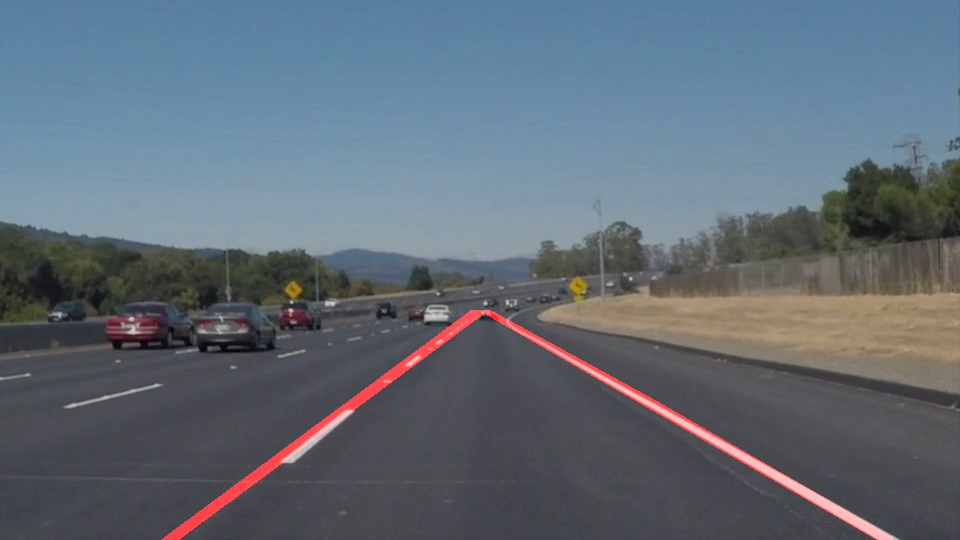
#> input picture solidWhiteCurve.jpg, 960 x 540 px, found by its file name
$ jupyter execute 'Lane Detection (2) (1).ipynb'
#> lines starting #> are read from the running program, lines starting #| are printed output that depends on the picture; after the words box and inside, x2 and y2 are one past the last pixel; in counts of white or black regions, pixels touching at a corner belong together
[cell 1]
import cv2
import numpy as np
import os
from IPython.display import Video, display

## Lane Detection Pipeline

[cell 2]
#Edge Detection
def canny(image):
    gray = cv2.cvtColor(image, cv2.COLOR_BGR2GRAY)
    blur = cv2.GaussianBlur(gray, (5,5), 0)
    edges = cv2.Canny(blur, 50, 150)
    return edges

[cell 3]
#ROI
def region_of_interest(image):
    h, w = image.shape[:2]

    polygon = np.array([[(0, h), (w, h), (w//2, int(h * 0.55))]])
    mask = np.zeros_like(image)
    cv2.fillPoly(mask, polygon, 255)
    return cv2.bitwise_and(image, mask)

[cell 4]
#Extract and Average Hough lines
def average_slope_intercept(image, lines):
    if lines is None:
        return []

    left_fit = []
    right_fit = []

    for line in lines:
        x1, y1, x2, y2 = line.reshape(4)
        slope, intercept = np.polyfit((x1, x2), (y1, y2), 1)

        if slope < 0:
            left_fit.append((slope, intercept))
        else:
            right_fit.append((slope, intercept))

    final_lines = []

    if len(left_fit) > 0:
        avg_left = np.average(left_fit, axis=0)
        final_lines.append(make_coordinates(image, avg_left))

    if len(right_fit) > 0:
        avg_right = np.average(right_fit, axis=0)
        final_lines.append(make_coordinates(image, avg_right))

    return final_lines

[cell 5]
#Slopes to Coordinates
def make_coordinates(image, line_params):
    slope, intercept = line_params
    y1 = image.shape[0]
    y2 = int(y1 * 0.6)

    if slope == 0:
        slope = 0.01

    x1 = int((y1 - intercept) / slope)
    x2 = int((y2 - intercept) / slope)
    return np.array([x1, y1, x2, y2])

[cell 6]
#Lines Display
def display_lines(image, lines):
    line_img = np.zeros_like(image)

    if lines is None or len(lines) == 0:
        return line_img

    for line in lines:
        if line is None:
            continue

        line = np.array(line).flatten()

        if len(line) != 4:
            continue

        x1, y1, x2, y2 = line

        try:
            cv2.line(line_img, (int(x1), int(y1)), (int(x2), int(y2)), (0,255,0), 8)
        except:
            continue

    return line_img

[cell 7]
#lane Detection Pipeline
def pipeline(image):
    edges = canny(image)
    cropped = region_of_interest(edges)

    lines = cv2.HoughLinesP(cropped, rho=2, theta=np.pi/180, threshold=20, minLineLength=20, maxLineGap=200)
    averaged = average_slope_intercept(image, lines)
    line_img = display_lines(image, averaged)
    combo = cv2.addWeighted(image, 0.8, line_img, 1, 1)

    return combo

[cell 8]
#Image Processing
from matplotlib import pyplot as plt
import os

input_img = r"C:\PERSONAL\Bala\Bala_MTECH\3 rd sem\Internship\SelfDriving\Input Images\solidWhiteCurve.jpg"
output_img = r"C:\PERSONAL\Bala\Bala_MTECH\3 rd sem\Internship\SelfDriving\LaneDetection\Output.jpg"

img = cv2.imread(input_img)
#> img is the input picture: shape (540, 960, 3); mean B, G, R 118.4, 107.6, 97.2
result = pipeline(img)
#> in canny, `gray = cv2.cvtColor(image, cv2.COLOR_BGR2GRAY)`:
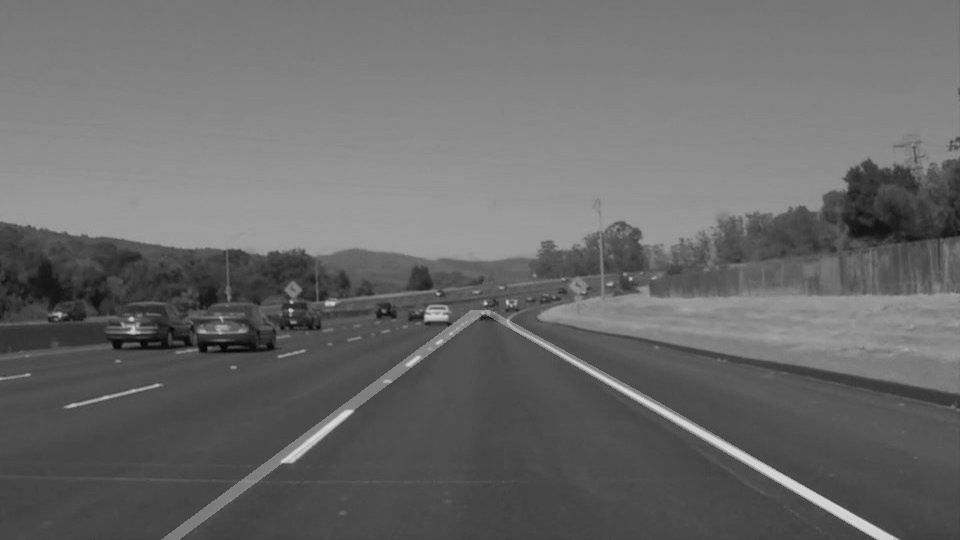
#> gray: shape (540, 960); min 3, max 220, mean 105.7
#> in canny, `edges = cv2.Canny(blur, 50, 150)`:
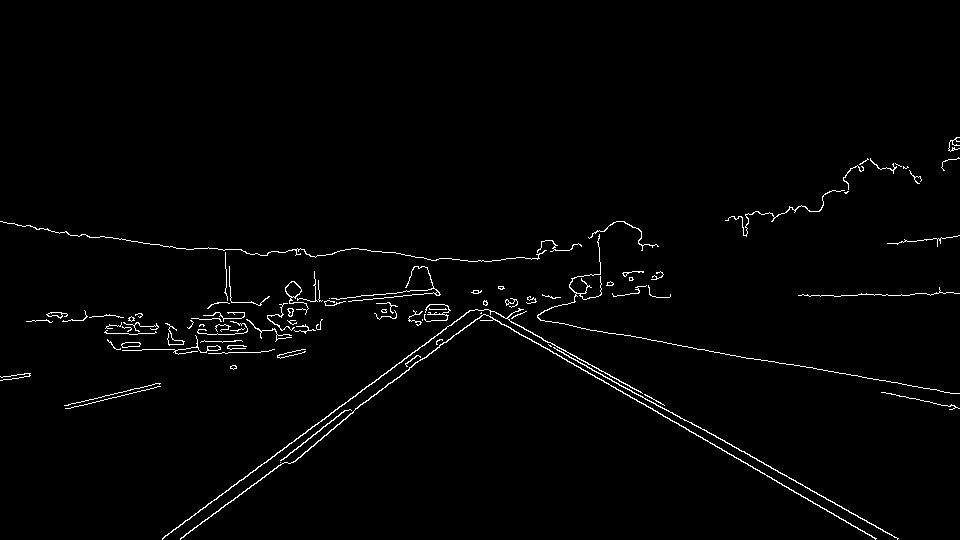
#> edges: shape (540, 960); 1.6% white in thin lines or dots, all inside (x1, y1, x2, y2) = (0, 137, 960, 540)
#> in region_of_interest, `cv2.fillPoly(mask, polygon, 255)`: mask: shape (540, 960); 22.5% white; 1 white region, box (x1, y1, x2, y2) and area: (1, 297, 960, 540) 116877
#> in region_of_interest, `return cv2.bitwise_and(image, mask)`:
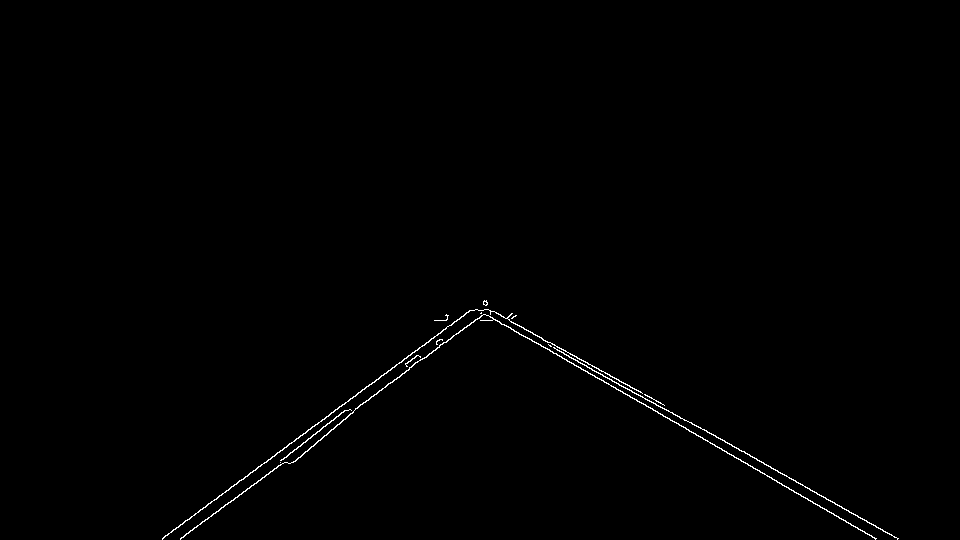
#> returned value: shape (540, 960); 0.52% white in thin lines or dots, all inside (x1, y1, x2, y2) = (162, 300, 899, 540)
#> in pipeline, `lines = cv2.HoughLinesP(cropped, rho=2, theta=np.pi/180, threshold=20,..`: lines = 27 rows, first 6: [479, 310, 875, 538], [331, 412, 484, 300], [484, 309, 898, 538], [183, 537, 486, 309], [483, 304, 664, 405], [165, 535, 486, 302]
#> the loop in average_slope_intercept, `for line in lines:` made 27 passes
#> (x1, y1, x2, y2, slope, intercept) on passes 1 to 12: (479, 310, 875, 538, 0.576, 34.21), (331, 412, 484, 300, -0.732, 654.3), (484, 309, 898, 538, 0.553, 41.28), (183, 537, 486, 309, -0.752, 674.7), (483, 304, 664, 405, 0.558, 34.48), (165, 535, 486, 302, -0.726, 654.8), (293, 462, 483, 314, -0.779, 690.2), (330, 430, 483, 310, -0.784, 688.8), (180, 539, 486, 300, -0.781, 679.6), (300, 435, 487, 304, -0.701, 645.2), (492, 311, 656, 401, 0.549, 41), (426, 357, 480, 313, -0.815, 704.1)
#> after the loop in average_slope_intercept, `for line in lines:`: left_fit = 18 items, first 6: (-0.732, 654.3), (-0.752, 674.7), (-0.726, 654.8), (-0.779, 690.2), (-0.784, 688.8), (-0.781, 679.6); right_fit = [(0.576, 34.21), (0.553, 41.28), (0.558, 34.48), (0.549, 41), (0.574, 29.69), (0.58, 31.28), (0.557, 37.71), (0.587, 25.7), (0.577, 33.81)]
#> in average_slope_intercept, `avg_left = np.average(left_fit, axis=0)`: avg_left = [-0.734, 666.1]
#> in make_coordinates, `slope, intercept = line_params`: slope = -0.734; intercept = 666.1
#> in make_coordinates, `x1 = int((y1 - intercept) / slope)`: x1 = 171
#> in make_coordinates, `x2 = int((y2 - intercept) / slope)`: x2 = 465
#> in average_slope_intercept, `avg_right = np.average(right_fit, axis=0)`: avg_right = [0.568, 34.35]
#> in pipeline, `averaged = average_slope_intercept(image, lines)`: averaged = [[171, 540, 465, 324], [890, 540, 510, 324]]
#> the loop in display_lines, `for line in lines:` made 2 passes
#> in pipeline, `combo = cv2.addWeighted(image, 0.8, line_img, 1, 1)`:
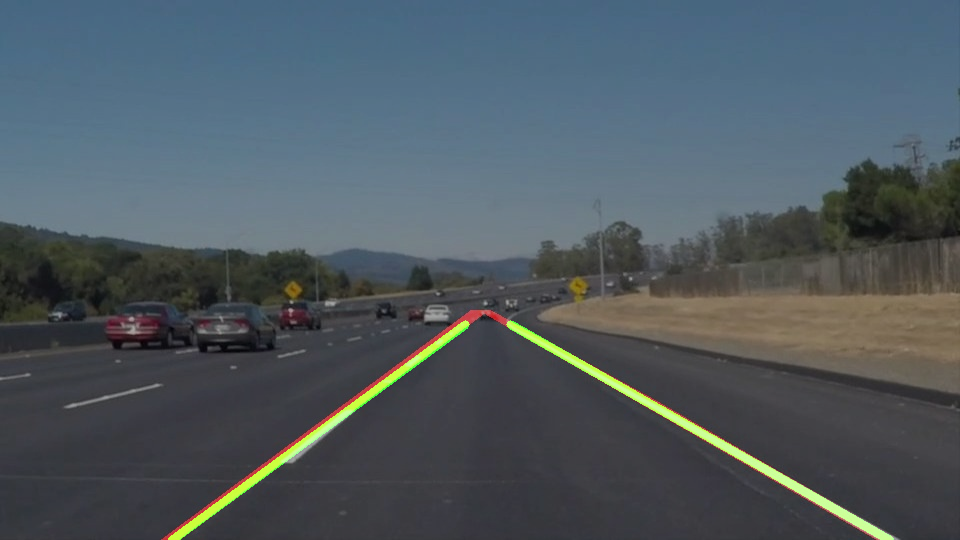
#> combo: shape (540, 960, 3); mean B, G, R 95.8, 89.1, 78.7

os.makedirs(os.path.dirname(output_img), exist_ok=True)
cv2.imwrite(output_img, result)

print("Image saved at:", output_img)

plt.imshow(cv2.cvtColor(result, cv2.COLOR_BGR2RGB))
#> (this line was passed over: IPython is not available in this run)
plt.axis("off")
#> (this line was passed over: IPython is not available in this run)
plt.show()

[cell 9]
#Video Processing
def process_video(input_video, output_video):
    cap = cv2.VideoCapture(input_video)

    if not cap.isOpened():
        print("ERROR: Cannot open input video")
        return

    fourcc = cv2.VideoWriter_fourcc(*"mp4v")
    fps = cap.get(cv2.CAP_PROP_FPS)
    w = int(cap.get(cv2.CAP_PROP_FRAME_WIDTH))
    h = int(cap.get(cv2.CAP_PROP_FRAME_HEIGHT))

    os.makedirs(os.path.dirname(output_video), exist_ok=True)
    out = cv2.VideoWriter(output_video, fourcc, fps, (w,h))

    frame_count = 0
    while True:
        ret, frame = cap.read()
        if not ret:
            break

        # Apply your lane detection pipeline
        result = pipeline(frame)

        out.write(result)
        frame_count += 1

    cap.release()
    out.release()

    print(f"DONE — Saved: {output_video}")
    print(f"Frames Processed: {frame_count}")

input_video = r"C:\PERSONAL\Bala\Bala_MTECH\3 rd sem\Internship\SelfDriving\Input Video\solidWhiteRight.mp4"
output_video = r"C:\PERSONAL\Bala\Bala_MTECH\3 rd sem\Internship\SelfDriving\LaneDetection\Output"

process_video(input_video, output_video)
#> in process_video, `fourcc = cv2.VideoWriter_fourcc(*"mp4v")`: fourcc = 1983148141
#> in process_video, `fps = cap.get(cv2.CAP_PROP_FPS)`: fps = 25
#> in process_video, `w = int(cap.get(cv2.CAP_PROP_FRAME_WIDTH))`: w = 960
#> in process_video, `h = int(cap.get(cv2.CAP_PROP_FRAME_HEIGHT))`: h = 540
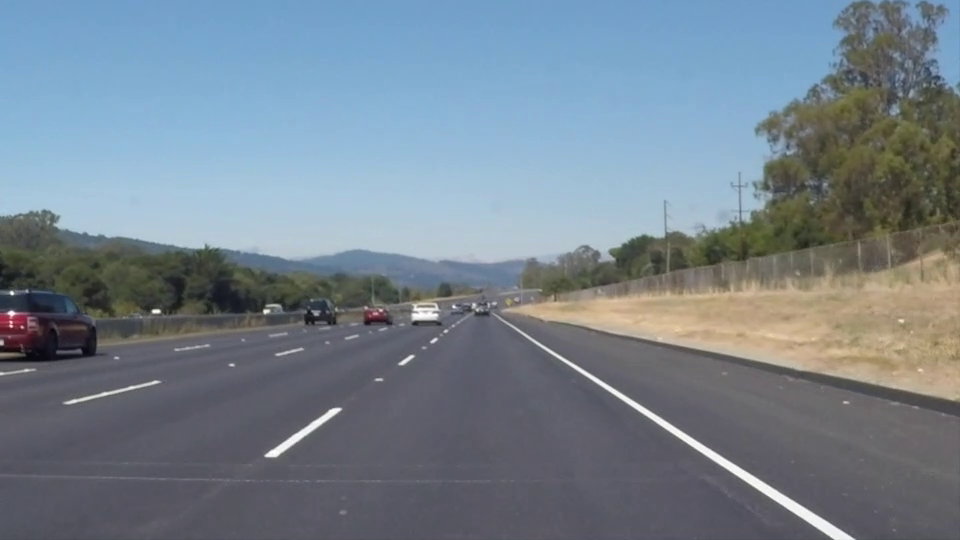
#> input picture frame 22 of solidWhiteRight.mp4, 960 x 540 px
#> in process_video, frame is the input picture: shape (540, 960, 3); mean B, G, R 141.9, 130.7, 117.7
#> in canny (call 2), `gray = cv2.cvtColor(image, cv2.COLOR_BGR2GRAY)`:
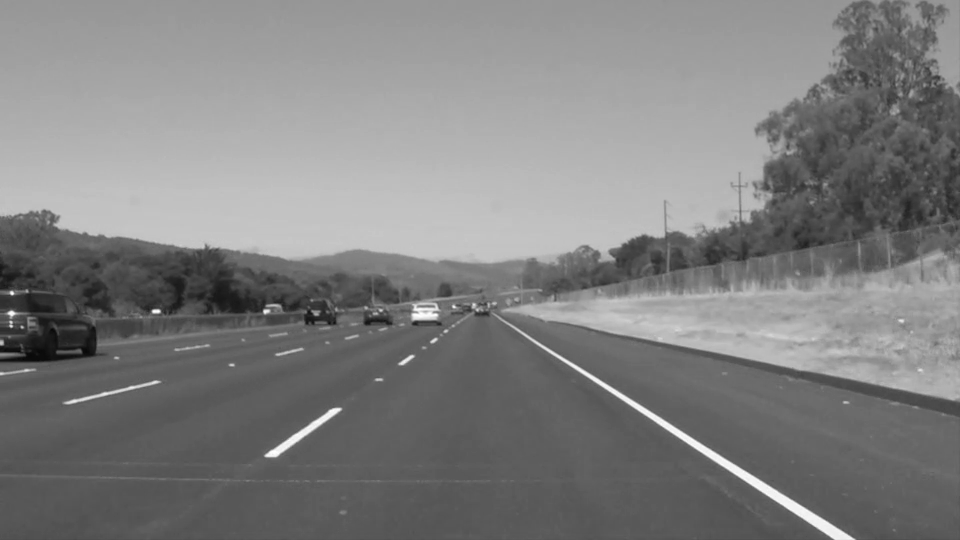
#> gray: shape (540, 960); min 6, max 255, mean 128
#> in canny (call 2), `edges = cv2.Canny(blur, 50, 150)`: edges: shape (540, 960); 1.6% white in thin lines or dots
#> in region_of_interest (call 2), `return cv2.bitwise_and(image, mask)`:
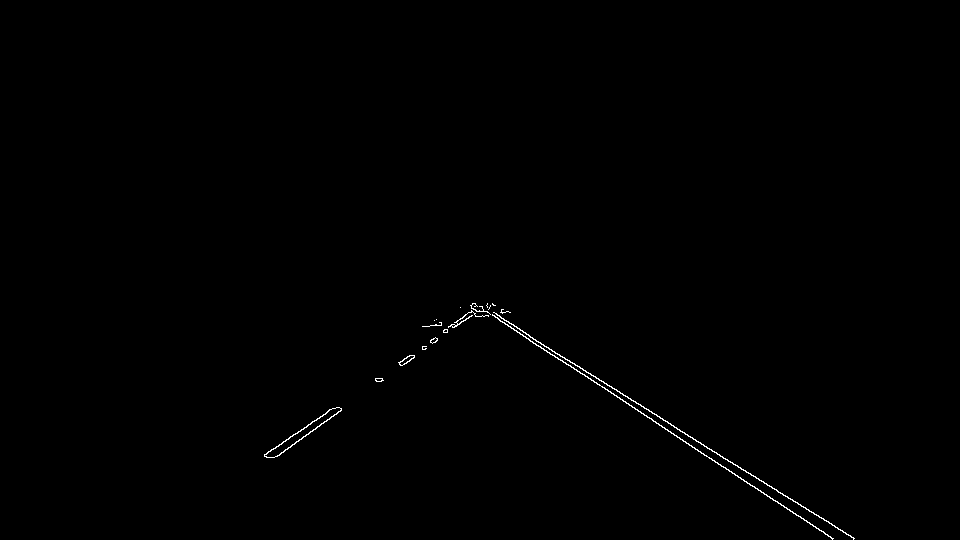
#> returned value: shape (540, 960); 0.33% white in thin lines or dots, all inside (x1, y1, x2, y2) = (264, 303, 855, 540)
#> in pipeline (call 2), `lines = cv2.HoughLinesP(cropped, rho=2, theta=np.pi/180, threshold=20,..`: lines = 21 rows, first 6: [482, 306, 854, 538], [474, 303, 651, 418], [472, 304, 832, 538], [277, 456, 487, 304], [264, 456, 474, 309], [271, 457, 475, 309]
#> the loop in average_slope_intercept (call 2), `for line in lines:` made 21 passes
#> (x1, y1, x2, y2, slope, intercept) on passes 1 to 12: (482, 306, 854, 538, 0.624, 5.4), (474, 303, 651, 418, 0.65, -4.97), (472, 304, 832, 538, 0.65, -2.8), (277, 456, 487, 304, -0.724, 656.5), (264, 456, 474, 309, -0.7, 640.8), (271, 457, 475, 309, -0.725, 653.6), (470, 305, 655, 421, 0.627, 10.3), (265, 456, 470, 312, -0.702, 642.1), (427, 326, 508, 311, -0.185, 405.1), (273, 457, 481, 306, -0.726, 655.2), (722, 466, 780, 503, 0.638, 5.41), (475, 313, 664, 427, 0.603, 26.49)
#> in pipeline (call 2), `averaged = average_slope_intercept(image, lines)`: averaged = [[123, 540, 451, 324], [836, 540, 502, 324]]
#> the loop in display_lines (call 2), `for line in lines:` made 2 passes
#> after the loop in display_lines (call 2), `for line in lines:`:
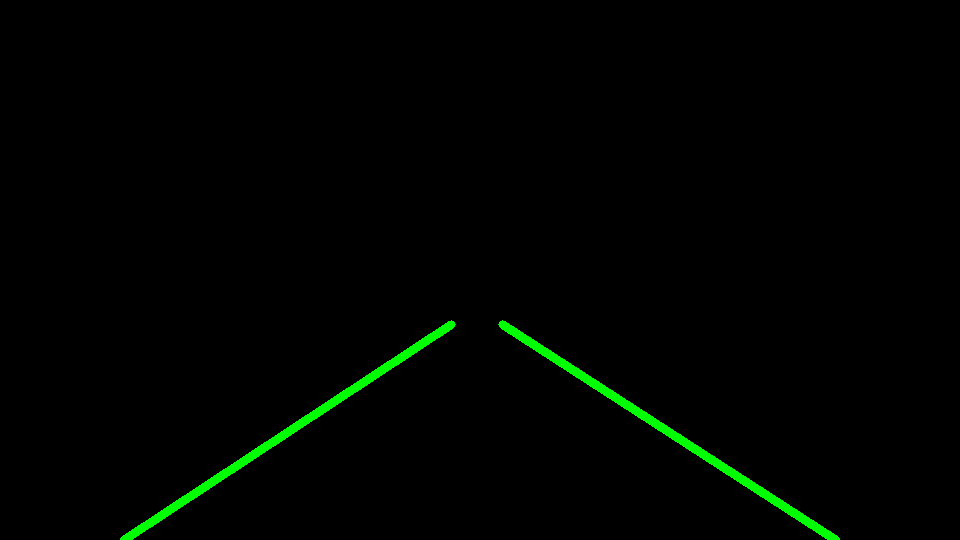
#> line_img: shape (540, 960, 3); mean of channels 0, 1, 2 0, 3.4, 0; drawn as B, G, R
#> in pipeline (call 2), `combo = cv2.addWeighted(image, 0.8, line_img, 1, 1)`:
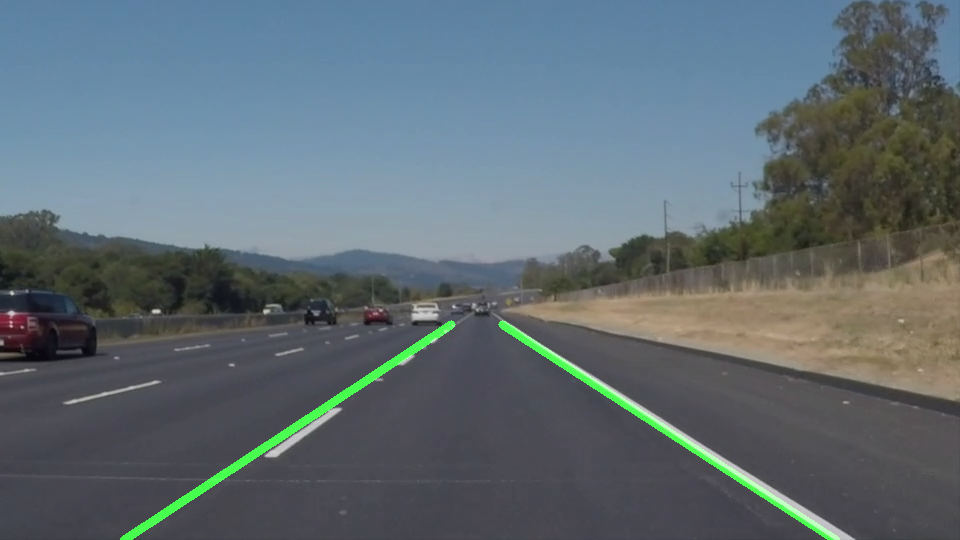
#> combo: shape (540, 960, 3); mean B, G, R 114.6, 107.6, 95.2
